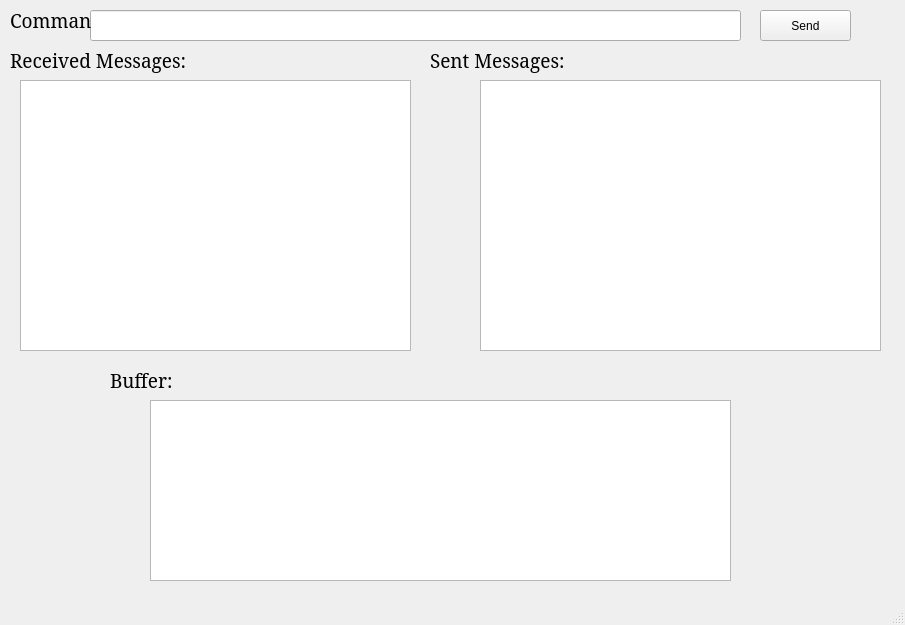
<?xml version="1.0" encoding="UTF-8"?>
<ui version="4.0">
 <class>MainWindow</class>
 <widget class="QMainWindow" name="MainWindow">
  <property name="geometry">
   <rect>
    <x>0</x>
    <y>0</y>
    <width>905</width>
    <height>625</height>
   </rect>
  </property>
  <property name="windowTitle">
   <string>Client</string>
  </property>
  <widget class="QWidget" name="centralwidget">
   <widget class="QLineEdit" name="lineEdit">
    <property name="geometry">
     <rect>
      <x>90</x>
      <y>10</y>
      <width>651</width>
      <height>31</height>
     </rect>
    </property>
   </widget>
   <widget class="QLabel" name="label_2">
    <property name="geometry">
     <rect>
      <x>10</x>
      <y>0</y>
      <width>81</width>
      <height>41</height>
     </rect>
    </property>
    <property name="font">
     <font>
      <family>SimSun</family>
      <pointsize>14</pointsize>
     </font>
    </property>
    <property name="text">
     <string>Command:</string>
    </property>
   </widget>
   <widget class="QPushButton" name="pushButton">
    <property name="geometry">
     <rect>
      <x>760</x>
      <y>10</y>
      <width>91</width>
      <height>31</height>
     </rect>
    </property>
    <property name="text">
     <string>Send</string>
    </property>
   </widget>
   <widget class="QTextEdit" name="textEdit">
    <property name="geometry">
     <rect>
      <x>20</x>
      <y>80</y>
      <width>391</width>
      <height>271</height>
     </rect>
    </property>
   </widget>
   <widget class="QLabel" name="label">
    <property name="geometry">
     <rect>
      <x>10</x>
      <y>40</y>
      <width>191</width>
      <height>41</height>
     </rect>
    </property>
    <property name="font">
     <font>
      <family>SimSun</family>
      <pointsize>14</pointsize>
     </font>
    </property>
    <property name="text">
     <string>Received Messages:</string>
    </property>
   </widget>
   <widget class="QTableView" name="tableView">
    <property name="geometry">
     <rect>
      <x>150</x>
      <y>400</y>
      <width>581</width>
      <height>181</height>
     </rect>
    </property>
   </widget>
   <widget class="QLabel" name="label_3">
    <property name="geometry">
     <rect>
      <x>430</x>
      <y>40</y>
      <width>191</width>
      <height>41</height>
     </rect>
    </property>
    <property name="font">
     <font>
      <family>SimSun</family>
      <pointsize>14</pointsize>
     </font>
    </property>
    <property name="text">
     <string>Sent Messages:</string>
    </property>
   </widget>
   <widget class="QTextEdit" name="textEdit_2">
    <property name="geometry">
     <rect>
      <x>480</x>
      <y>80</y>
      <width>401</width>
      <height>271</height>
     </rect>
    </property>
   </widget>
   <widget class="QLabel" name="label_4">
    <property name="geometry">
     <rect>
      <x>110</x>
      <y>360</y>
      <width>191</width>
      <height>41</height>
     </rect>
    </property>
    <property name="font">
     <font>
      <family>SimSun</family>
      <pointsize>14</pointsize>
     </font>
    </property>
    <property name="text">
     <string>Buffer:</string>
    </property>
   </widget>
  </widget>
  <widget class="QStatusBar" name="statusbar"/>
 </widget>
 <resources/>
 <connections/>
</ui>
